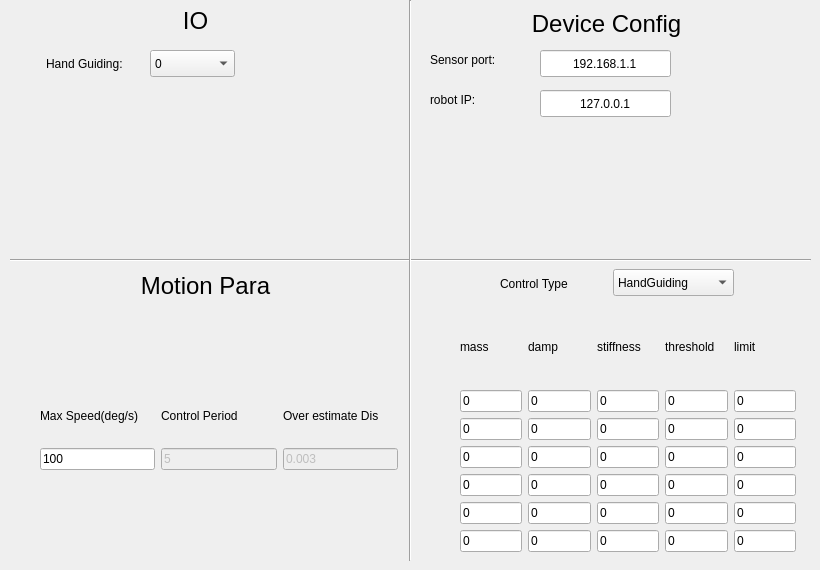
   <widget class="QWidget" name="Setup">
    <attribute name="title">
     <string>Setup</string>
    </attribute>
    <widget class="QWidget" name="gridLayoutWidget_5">
     <property name="geometry">
      <rect>
       <x>460</x>
       <y>310</y>
       <width>336</width>
       <height>242</height>
      </rect>
     </property>
     <layout class="QGridLayout" name="gridLayout_3">
      <item row="1" column="3">
       <layout class="QGridLayout" name="gridLayout_16">
        <item row="2" column="0">
         <widget class="QLineEdit" name="lEForceZThreshold">
          <property name="contextMenuPolicy">
           <enum>Qt::NoContextMenu</enum>
          </property>
          <property name="text">
           <string>0</string>
          </property>
         </widget>
        </item>
        <item row="5" column="0">
         <widget class="QLineEdit" name="lETorqueZThreshold">
          <property name="contextMenuPolicy">
           <enum>Qt::NoContextMenu</enum>
          </property>
          <property name="text">
           <string>0</string>
          </property>
         </widget>
        </item>
        <item row="1" column="0">
         <widget class="QLineEdit" name="lEForceYThreshold">
          <property name="contextMenuPolicy">
           <enum>Qt::NoContextMenu</enum>
          </property>
          <property name="text">
           <string>0</string>
          </property>
         </widget>
        </item>
        <item row="0" column="0">
         <widget class="QLineEdit" name="lEForceXThreshold">
          <property name="contextMenuPolicy">
           <enum>Qt::NoContextMenu</enum>
          </property>
          <property name="text">
           <string>0</string>
          </property>
         </widget>
        </item>
        <item row="4" column="0">
         <widget class="QLineEdit" name="lETorqueYThreshold">
          <property name="contextMenuPolicy">
           <enum>Qt::NoContextMenu</enum>
          </property>
          <property name="text">
           <string>0</string>
          </property>
         </widget>
        </item>
        <item row="3" column="0">
         <widget class="QLineEdit" name="lETorqueXThreshold">
          <property name="contextMenuPolicy">
           <enum>Qt::NoContextMenu</enum>
          </property>
          <property name="text">
           <string>0</string>
          </property>
         </widget>
        </item>
       </layout>
      </item>
      <item row="1" column="1">
       <layout class="QGridLayout" name="gridLayout_11">
        <item row="4" column="0">
         <widget class="QLineEdit" name="lEDampWx">
          <property name="contextMenuPolicy">
           <enum>Qt::NoContextMenu</enum>
          </property>
          <property name="text">
           <string>0</string>
          </property>
         </widget>
        </item>
        <item row="2" column="0">
         <widget class="QLineEdit" name="lEDampVy">
          <property name="contextMenuPolicy">
           <enum>Qt::NoContextMenu</enum>
          </property>
          <property name="text">
           <string>0</string>
          </property>
         </widget>
        </item>
        <item row="6" column="0">
         <widget class="QLineEdit" name="lEDampWz">
          <property name="contextMenuPolicy">
           <enum>Qt::NoContextMenu</enum>
          </property>
          <property name="text">
           <string>0</string>
          </property>
         </widget>
        </item>
        <item row="1" column="0">
         <widget class="QLineEdit" name="lEDampVx">
          <property name="contextMenuPolicy">
           <enum>Qt::NoContextMenu</enum>
          </property>
          <property name="text">
           <string>0</string>
          </property>
         </widget>
        </item>
        <item row="5" column="0">
         <widget class="QLineEdit" name="lEDampWy">
          <property name="contextMenuPolicy">
           <enum>Qt::NoContextMenu</enum>
          </property>
          <property name="text">
           <string>0</string>
          </property>
         </widget>
        </item>
        <item row="3" column="0">
         <widget class="QLineEdit" name="lEDampVz">
          <property name="contextMenuPolicy">
           <enum>Qt::NoContextMenu</enum>
          </property>
          <property name="text">
           <string>0</string>
          </property>
         </widget>
        </item>
       </layout>
      </item>
      <item row="1" column="0">
       <layout class="QGridLayout" name="gridLayout_8">
        <item row="3" column="0">
         <widget class="QLineEdit" name="lESensitivityFz">
          <property name="contextMenuPolicy">
           <enum>Qt::NoContextMenu</enum>
          </property>
          <property name="text">
           <string>0</string>
          </property>
         </widget>
        </item>
        <item row="2" column="0">
         <widget class="QLineEdit" name="lESensitivityFy">
          <property name="contextMenuPolicy">
           <enum>Qt::NoContextMenu</enum>
          </property>
          <property name="text">
           <string>0</string>
          </property>
         </widget>
        </item>
        <item row="4" column="0">
         <widget class="QLineEdit" name="lESensitivityTx">
          <property name="contextMenuPolicy">
           <enum>Qt::NoContextMenu</enum>
          </property>
          <property name="text">
           <string>0</string>
          </property>
         </widget>
        </item>
        <item row="6" column="0">
         <widget class="QLineEdit" name="lESensitivityTz">
          <property name="contextMenuPolicy">
           <enum>Qt::NoContextMenu</enum>
          </property>
          <property name="text">
           <string>0</string>
          </property>
         </widget>
        </item>
        <item row="1" column="0">
         <widget class="QLineEdit" name="lESensitivityFx">
          <property name="contextMenuPolicy">
           <enum>Qt::NoContextMenu</enum>
          </property>
          <property name="text">
           <string>0</string>
          </property>
         </widget>
        </item>
        <item row="5" column="0">
         <widget class="QLineEdit" name="lESensitivityTy">
          <property name="contextMenuPolicy">
           <enum>Qt::NoContextMenu</enum>
          </property>
          <property name="text">
           <string>0</string>
          </property>
         </widget>
        </item>
       </layout>
      </item>
      <item row="1" column="4">
       <layout class="QGridLayout" name="gridLayout_10">
        <item row="2" column="0">
         <widget class="QLineEdit" name="lEForceZLimit">
          <property name="contextMenuPolicy">
           <enum>Qt::NoContextMenu</enum>
          </property>
          <property name="text">
           <string>0</string>
          </property>
         </widget>
        </item>
        <item row="5" column="0">
         <widget class="QLineEdit" name="lETorqueZLimit">
          <property name="contextMenuPolicy">
           <enum>Qt::NoContextMenu</enum>
          </property>
          <property name="text">
           <string>0</string>
          </property>
         </widget>
        </item>
        <item row="1" column="0">
         <widget class="QLineEdit" name="lEForceYLimit">
          <property name="contextMenuPolicy">
           <enum>Qt::NoContextMenu</enum>
          </property>
          <property name="text">
           <string>0</string>
          </property>
         </widget>
        </item>
        <item row="0" column="0">
         <widget class="QLineEdit" name="lEForceXLimit">
          <property name="contextMenuPolicy">
           <enum>Qt::NoContextMenu</enum>
          </property>
          <property name="text">
           <string>0</string>
          </property>
         </widget>
        </item>
        <item row="4" column="0">
         <widget class="QLineEdit" name="lETorqueYLimit">
          <property name="contextMenuPolicy">
           <enum>Qt::NoContextMenu</enum>
          </property>
          <property name="text">
           <string>0</string>
          </property>
         </widget>
        </item>
        <item row="3" column="0">
         <widget class="QLineEdit" name="lETorqueXLimit">
          <property name="contextMenuPolicy">
           <enum>Qt::NoContextMenu</enum>
          </property>
          <property name="text">
           <string>0</string>
          </property>
         </widget>
        </item>
       </layout>
      </item>
      <item row="1" column="2">
       <layout class="QGridLayout" name="gridLayout_14">
        <item row="0" column="0">
         <widget class="QLineEdit" name="lEStiffPosX">
          <property name="contextMenuPolicy">
           <enum>Qt::NoContextMenu</enum>
          </property>
          <property name="text">
           <string>0</string>
          </property>
         </widget>
        </item>
        <item row="1" column="0">
         <widget class="QLineEdit" name="lEStiffPosY">
          <property name="contextMenuPolicy">
           <enum>Qt::NoContextMenu</enum>
          </property>
          <property name="text">
           <string>0</string>
          </property>
         </widget>
        </item>
        <item row="4" column="0">
         <widget class="QLineEdit" name="lEStiffOriY">
          <property name="contextMenuPolicy">
           <enum>Qt::NoContextMenu</enum>
          </property>
          <property name="text">
           <string>0</string>
          </property>
         </widget>
        </item>
        <item row="5" column="0">
         <widget class="QLineEdit" name="lEStiffOriZ">
          <property name="contextMenuPolicy">
           <enum>Qt::NoContextMenu</enum>
          </property>
          <property name="text">
           <string>0</string>
          </property>
         </widget>
        </item>
        <item row="3" column="0">
         <widget class="QLineEdit" name="lEStiffOriX">
          <property name="contextMenuPolicy">
           <enum>Qt::NoContextMenu</enum>
          </property>
          <property name="text">
           <string>0</string>
          </property>
         </widget>
        </item>
        <item row="2" column="0">
         <widget class="QLineEdit" name="lEStiffPosZ">
          <property name="contextMenuPolicy">
           <enum>Qt::NoContextMenu</enum>
          </property>
          <property name="text">
           <string>0</string>
          </property>
         </widget>
        </item>
       </layout>
      </item>
      <item row="0" column="2">
       <widget class="QLabel" name="label_stiffness">
        <property name="text">
         <string>stiffness</string>
        </property>
       </widget>
      </item>
      <item row="0" column="1">
       <widget class="QLabel" name="label_damp">
        <property name="text">
         <string>damp</string>
        </property>
       </widget>
      </item>
      <item row="0" column="0">
       <widget class="QLabel" name="label_sensitivity">
        <property name="text">
         <string>mass</string>
        </property>
       </widget>
      </item>
      <item row="0" column="3">
       <widget class="QLabel" name="label_threshold">
        <property name="text">
         <string>threshold</string>
        </property>
       </widget>
      </item>
      <item row="0" column="4">
       <widget class="QLabel" name="label_limit">
        <property name="text">
         <string>limit</string>
        </property>
       </widget>
      </item>
     </layout>
    </widget>
    <widget class="QComboBox" name="comBControlType">
     <property name="geometry">
      <rect>
       <x>613</x>
       <y>269</y>
       <width>121</width>
       <height>27</height>
      </rect>
     </property>
     <item>
      <property name="text">
       <string>HandGuiding</string>
      </property>
     </item>
     <item>
      <property name="text">
       <string>Admittance Control</string>
      </property>
     </item>
     <item>
      <property name="text">
       <string>Impedance Control</string>
      </property>
     </item>
    </widget>
    <widget class="QLabel" name="label_15">
     <property name="geometry">
      <rect>
       <x>500</x>
       <y>274</y>
       <width>91</width>
       <height>20</height>
      </rect>
     </property>
     <property name="text">
      <string>Control Type</string>
     </property>
    </widget>
    <widget class="Line" name="line_4">
     <property name="geometry">
      <rect>
       <x>10</x>
       <y>250</y>
       <width>801</width>
       <height>20</height>
      </rect>
     </property>
     <property name="orientation">
      <enum>Qt::Horizontal</enum>
     </property>
    </widget>
    <widget class="Line" name="line">
     <property name="geometry">
      <rect>
       <x>400</x>
       <y>0</y>
       <width>20</width>
       <height>561</height>
      </rect>
     </property>
     <property name="orientation">
      <enum>Qt::Vertical</enum>
     </property>
    </widget>
    <widget class="QLabel" name="label_43">
     <property name="geometry">
      <rect>
       <x>160</x>
       <y>10</y>
       <width>71</width>
       <height>21</height>
      </rect>
     </property>
     <property name="font">
      <font>
       <pointsize>18</pointsize>
      </font>
     </property>
     <property name="text">
      <string>IO</string>
     </property>
     <property name="alignment">
      <set>Qt::AlignCenter</set>
     </property>
    </widget>
    <widget class="QComboBox" name="comBHandGuidingSwitchIO">
     <property name="geometry">
      <rect>
       <x>150</x>
       <y>50</y>
       <width>85</width>
       <height>27</height>
      </rect>
     </property>
     <item>
      <property name="text">
       <string>0</string>
      </property>
     </item>
     <item>
      <property name="text">
       <string>U_DI_00</string>
      </property>
     </item>
     <item>
      <property name="text">
       <string>U_DI_01</string>
      </property>
     </item>
     <item>
      <property name="text">
       <string>U_DI_02</string>
      </property>
     </item>
     <item>
      <property name="text">
       <string>U_DI_03</string>
      </property>
     </item>
     <item>
      <property name="text">
       <string>U_DI_04</string>
      </property>
     </item>
     <item>
      <property name="text">
       <string>U_DI_05</string>
      </property>
     </item>
     <item>
      <property name="text">
       <string>U_DI_06</string>
      </property>
     </item>
     <item>
      <property name="text">
       <string>U_DI_07</string>
      </property>
     </item>
     <item>
      <property name="text">
       <string>U_DI_08</string>
      </property>
     </item>
     <item>
      <property name="text">
       <string>U_DI_09</string>
      </property>
     </item>
     <item>
      <property name="text">
       <string>U_DI_10</string>
      </property>
     </item>
     <item>
      <property name="text">
       <string>U_DI_11</string>
      </property>
     </item>
     <item>
      <property name="text">
       <string>U_DI_12</string>
      </property>
     </item>
     <item>
      <property name="text">
       <string>U_DI_13</string>
      </property>
     </item>
     <item>
      <property name="text">
       <string>U_DI_14</string>
      </property>
     </item>
     <item>
      <property name="text">
       <string>U_DI_15</string>
      </property>
     </item>
     <item>
      <property name="text">
       <string>U_DI_16</string>
      </property>
     </item>
     <item>
      <property name="text">
       <string>U_DI_17</string>
      </property>
     </item>
    </widget>
    <widget class="QLabel" name="label_31">
     <property name="geometry">
      <rect>
       <x>46</x>
       <y>54</y>
       <width>101</width>
       <height>20</height>
      </rect>
     </property>
     <property name="text">
      <string>Hand Guiding:</string>
     </property>
    </widget>
    <widget class="QWidget" name="gridLayoutWidget_10">
     <property name="geometry">
      <rect>
       <x>40</x>
       <y>390</y>
       <width>358</width>
       <height>80</height>
      </rect>
     </property>
     <layout class="QGridLayout" name="gridLayout_7">
      <item row="1" column="0">
       <widget class="QLineEdit" name="lineEdit">
        <property name="text">
         <string>100</string>
        </property>
       </widget>
      </item>
      <item row="1" column="1">
       <widget class="QLineEdit" name="lEControlPeriod">
        <property name="enabled">
         <bool>false</bool>
        </property>
        <property name="layoutDirection">
         <enum>Qt::LeftToRight</enum>
        </property>
        <property name="text">
         <string>5</string>
        </property>
       </widget>
      </item>
      <item row="1" column="2">
       <widget class="QLineEdit" name="lEOverEstimateDis">
        <property name="enabled">
         <bool>false</bool>
        </property>
        <property name="text">
         <string>0.003</string>
        </property>
       </widget>
      </item>
      <item row="0" column="2">
       <widget class="QLabel" name="label_bufferLimit">
        <property name="text">
         <string>Over estimate Dis</string>
        </property>
       </widget>
      </item>
      <item row="0" column="1">
       <widget class="QLabel" name="label_control_period">
        <property name="text">
         <string>Control Period</string>
        </property>
       </widget>
      </item>
      <item row="0" column="0">
       <widget class="QLabel" name="label_control_period_2">
        <property name="text">
         <string>Max Speed(deg/s)</string>
        </property>
       </widget>
      </item>
     </layout>
    </widget>
    <widget class="QLabel" name="label_44">
     <property name="geometry">
      <rect>
       <x>130</x>
       <y>270</y>
       <width>151</width>
       <height>31</height>
      </rect>
     </property>
     <property name="font">
      <font>
       <pointsize>18</pointsize>
      </font>
     </property>
     <property name="text">
      <string>Motion Para</string>
     </property>
     <property name="alignment">
      <set>Qt::AlignCenter</set>
     </property>
    </widget>
    <widget class="QLabel" name="label_45">
     <property name="geometry">
      <rect>
       <x>531</x>
       <y>8</y>
       <width>151</width>
       <height>31</height>
      </rect>
     </property>
     <property name="font">
      <font>
       <pointsize>18</pointsize>
      </font>
     </property>
     <property name="text">
      <string>Device Config</string>
     </property>
     <property name="alignment">
      <set>Qt::AlignCenter</set>
     </property>
    </widget>
    <widget class="QLineEdit" name="lE_Port">
     <property name="geometry">
      <rect>
       <x>540</x>
       <y>50</y>
       <width>131</width>
       <height>27</height>
      </rect>
     </property>
     <property name="text">
      <string>192.168.1.1</string>
     </property>
     <property name="alignment">
      <set>Qt::AlignCenter</set>
     </property>
    </widget>
    <widget class="QLabel" name="label_33">
     <property name="geometry">
      <rect>
       <x>430</x>
       <y>50</y>
       <width>101</width>
       <height>20</height>
      </rect>
     </property>
     <property name="text">
      <string>Sensor port:</string>
     </property>
    </widget>
    <widget class="QLineEdit" name="lE_Robot_IP">
     <property name="geometry">
      <rect>
       <x>540</x>
       <y>90</y>
       <width>131</width>
       <height>27</height>
      </rect>
     </property>
     <property name="text">
      <string>127.0.0.1</string>
     </property>
     <property name="alignment">
      <set>Qt::AlignCenter</set>
     </property>
    </widget>
    <widget class="QLabel" name="label_34">
     <property name="geometry">
      <rect>
       <x>430</x>
       <y>90</y>
       <width>101</width>
       <height>20</height>
      </rect>
     </property>
     <property name="text">
      <string>robot IP:</string>
     </property>
    </widget>
   </widget>
